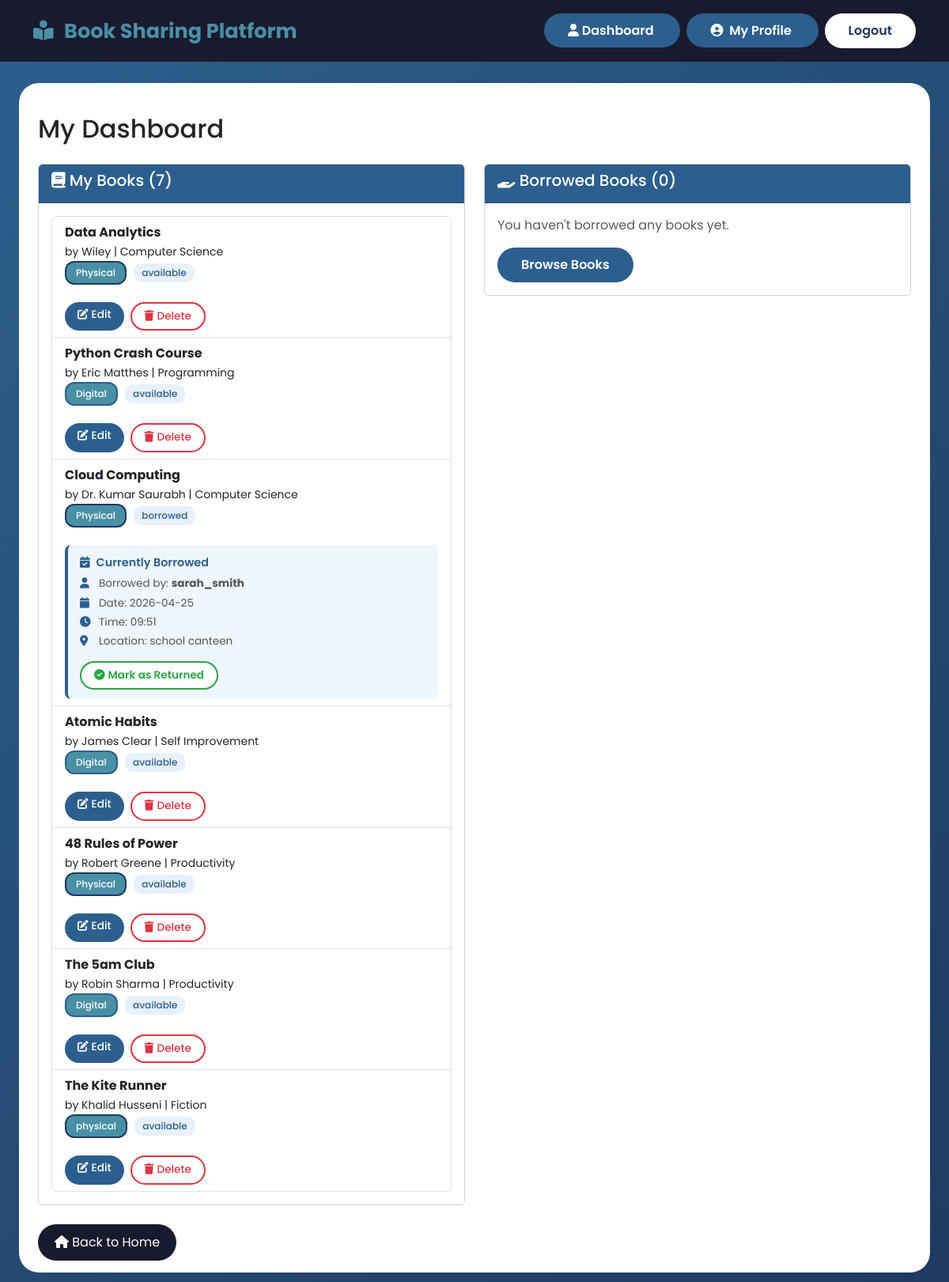
/dashboard (signed in), run on the app's committed database.
### tables this page shows
CREATE TABLE books (
    id INTEGER PRIMARY KEY AUTOINCREMENT,
    owner_id INTEGER NOT NULL,
    title TEXT NOT NULL,
    author TEXT NOT NULL,
    category TEXT NOT NULL,
    status TEXT DEFAULT 'available',
    location_notes TEXT,
    type TEXT NOT NULL,
    image_file TEXT, -- Added this to store "data.jpg", "python.webp", etc.
    file_path TEXT,
    added_date TIMESTAMP DEFAULT CURRENT_TIMESTAMP,
    FOREIGN KEY (owner_id) REFERENCES users (id)
);

CREATE TABLE borrow_requests (
    id INTEGER PRIMARY KEY AUTOINCREMENT,
    book_id INTEGER NOT NULL,
    borrower_id INTEGER NOT NULL,
    proposed_date TEXT,
    proposed_time TEXT,
    proposed_location TEXT,
    status TEXT DEFAULT 'pending',
    request_date TIMESTAMP DEFAULT CURRENT_TIMESTAMP,
    FOREIGN KEY (book_id) REFERENCES books (id),
    FOREIGN KEY (borrower_id) REFERENCES users (id)
);

CREATE TABLE users (
    id INTEGER PRIMARY KEY AUTOINCREMENT,
    username TEXT UNIQUE NOT NULL,
    email TEXT UNIQUE NOT NULL,
    password TEXT NOT NULL,
    role TEXT DEFAULT 'member',
    location TEXT,
    contact_info TEXT,
    created_at TIMESTAMP DEFAULT CURRENT_TIMESTAMP
);

### app.py (the view)
@app.route('/dashboard')
@login_required
def dashboard():
    conn = get_db_connection()
    my_books = conn.execute('''
    SELECT b.*,
           br.proposed_date, br.proposed_time, br.proposed_location,
           u.username as borrower_name
    FROM books b
    LEFT JOIN borrow_requests br ON br.book_id = b.id AND br.status = "accepted"
    LEFT JOIN users u ON br.borrower_id = u.id
    WHERE b.owner_id = ?
''', (current_user.id,)).fetchall()
    borrowed_books = conn.execute('''
        SELECT b.*, u.username as owner_name,
               br.proposed_date, br.proposed_time, br.proposed_location
        FROM borrow_transactions bt
        JOIN books b ON bt.book_id = b.id
        JOIN users u ON b.owner_id = u.id
        JOIN borrow_requests br ON bt.request_id = br.id
        WHERE bt.borrower_id = ? AND bt.status = "borrowed"
    ''', (current_user.id,)).fetchall()
    incoming_requests = conn.execute('''
        SELECT br.*, b.title as book_title, b.author as book_author,
               u.username as borrower_name
        FROM borrow_requests br
        JOIN books b ON br.book_id = b.id
        JOIN users u ON br.borrower_id = u.id
        WHERE b.owner_id = ? AND br.status IN ("pending", "alternative_suggested")
    ''', (current_user.id,)).fetchall()
    pending_alternatives = conn.execute('''
        SELECT br.*, b.title as book_title
        FROM borrow_requests br
        JOIN books b ON br.book_id = b.id
        WHERE br.borrower_id = ? AND br.status = "alternative_suggested"
''', (current_user.id,)).fetchall()
    conn.close()
    return render_template('dashboard.html',
                       my_books=my_books,
                       borrowed_books=borrowed_books,
                       incoming_requests=incoming_requests,
                       pending_alternatives=pending_alternatives)

### app.py (called while the page is built)
def get_db_connection():
    connection = sqlite3.connect('database.db')
    connection.row_factory = sqlite3.Row
    return connection

@login_manager.user_loader
def load_user(user_id):
    conn = get_db_connection()
    user = conn.execute('SELECT * FROM users WHERE id = ?', (user_id,)).fetchone()
    conn.close()
    if user:
        return User(user['id'], user['username'], user['email'], user['role'])
    return None

### templates/dashboard.html (shortened to what this page needs)
<!DOCTYPE html>
<html lang="en">
<head>
    <link href="https://cdn.jsdelivr.net/npm/bootstrap@5.3.0/dist/css/bootstrap.min.css" rel="stylesheet">
    <link rel="stylesheet" href="https://cdnjs.cloudflare.com/ajax/libs/font-awesome/6.4.0/css/all.min.css">
    <link rel="stylesheet" href="{{ url_for('static', filename='css/style.css') }}">
</head>
<body>
    <nav class="navbar navbar-expand-lg navbar-light">
        <div class="container">
            <a class="navbar-brand" href="{{ url_for('index') }}">
                <i class="fas fa-book-reader me-2"></i>
                Book Sharing Platform
            </a>
            <div>
                {% if current_user.is_authenticated %}
                <a href="{{ url_for('dashboard') }}" class="btn-login">
                    <i class="fas fa-user"></i> Dashboard
                </a>
                <a href="{{ url_for('profile') }}" class="btn-login ms-2">
                    <i class="fas fa-user-circle me-1"></i> My Profile
                </a>
                <a href="{{ url_for('logout') }}" class="btn btn-log ms-2">Logout</a>
                {% else %}
                <a href="{{ url_for('login') }}" class="btn-login">
                    <i class="fas fa-sign-in-alt"></i> Login
                </a>
                {% endif %}
            </div>
        </div>
    </nav>
    <section class="dashboard">
        <div class="dashboard-pg">
            <div class="container mt-4">
                <h2>My Dashboard</h2>
                <section class="book-sec">
                    <div class="row mt-4">
                        <div class="col-md-6">
                            <div class="card">
                                <div class="card-header">
                                    <h5><i class="fas fa-book"></i> My Books ({{ my_books|length }})</h5>
                                </div>
                                <div class="card-body">
                                    {% if my_books %}
                                    <ul class="list-group">
                                        {% for book in my_books %}
                                        <li class="list-group-item">
                                            <strong>{{ book['title'] }}</strong><br>
                                            <small>by {{ book['author'] }} | {{ book['category'] }}</small><br>
                                            <span class="book-type type-{{ book['type']|lower }}">{{ book['type']
                                                }}</span>
                                            <span class="status-badge">{{ book['status'] }}</span>
                                            {% if book['status']|lower == 'borrowed' %}
                                            <div class="exchange-details">
                                                <p class="exchange-title">
                                                    <i class="fas fa-calendar-check me-2"></i>Currently Borrowed
                                                </p>
                                                <p class="exchange-meta">
                                                    <i class="fas fa-user me-2"></i>Borrowed by: <strong>{{
                                                        book['borrower_name'] }}</strong>
                                                </p>
                                                <p class="exchange-meta">
                                                    <i class="fas fa-calendar me-2"></i>Date: {{ book['proposed_date']
                                                    }}
                                                </p>
                                                <p class="exchange-meta">
                                                    <i class="fas fa-clock me-2"></i>Time: {{ book['proposed_time'] }}
                                                </p>
                                                <p class="exchange-meta">
                                                    <i class="fas fa-map-marker-alt me-2"></i>Location: {{
                                                    book['proposed_location'] }}
                                                </p>
                                                {% if book['type']|lower == 'physical' %}
                                                <a href="{{ url_for('mark_returned', book_id=book['id']) }}"
                                                    class="btn-returned"
                                                    onclick="return confirm('Confirm that you received the book back?')">
                                                    <i class="fas fa-check-circle me-1"></i>Mark as Returned
                                                </a>
                                                {% endif %}
                                            </div>
                                            {% endif %}
                                            {% if book['status']|lower == 'available' %}
                                            <div class="book-actions">
                                                <a href="{{ url_for('edit_book', book_id=book['id']) }}"
                                                    class="btn-edit">
                                                    <i class="fas fa-edit me-1"></i>Edit
                                                </a>
                                                <a href="{{ url_for('delete_book', book_id=book['id']) }}"
                                                    class="btn-delete"
                                                    onclick="return confirm('Are you sure you want to delete this book?')">
                                                    <i class="fas fa-trash me-1"></i>Delete
                                                </a>
                                            </div>
                                            {% endif %}
                                        </li>
                                        {% endfor %}
                                    </ul>
                                    {% else %}
                                    <p class="text-muted">You haven't added any books yet.</p>
                                    <a href="{{ url_for('add_book') }}" class="btn btn-login">Add Your First Book</a>
                                    {% endif %}
                                </div>
                            </div>
                        </div>
                        <div class="col-md-6">
                            <div class="card">
                                <div class="card-header">
                                    <h5><i class="fas fa-hand-holding"></i> Borrowed Books ({{ borrowed_books|length }})
                                    </h5>
                                </div>
                                <div class="card-body">
                                    {% if borrowed_books %}
                                    <ul class="list-group">
                                        {% for book in borrowed_books %}
                                        <li class="list-group-item">
                                            <strong>{{ book['title'] }}</strong><br>
                                            <small>by {{ book['author'] }}</small><br>
                                            <small>Owner: <strong>{{ book['owner_name'] }}</strong></small>
                                            <div class="exchange-details">
                                                <p class="exchange-title">
                                                    <i class="fas fa-calendar-check me-2"></i>Exchange Details
                                                </p>
                                                <p class="exchange-meta">
                                                    <i class="fas fa-calendar me-2"></i>Date: {{ book['proposed_date']
                                                    }}
                                                </p>
                                                <p class="exchange-meta">
                                                    <i class="fas fa-clock me-2"></i>Time: {{ book['proposed_time'] }}
                                                </p>
                                                <p class="exchange-meta">
                                                    <i class="fas fa-map-marker-alt me-2"></i>Location: {{
                                                    book['proposed_location'] }}
                                                </p>
                                                {% if book['type']|lower == 'digital' %}
                                                <a href="{{ url_for('return_digital', book_id=book['id']) }}"
                                                    class="btn-returned"
                                                    onclick="return confirm('Mark this digital book as returned?')">
                                                    <i class="fas fa-undo me-1"></i>Mark as Returned
                                                </a>
                                                {% endif %}
                                            </div>
                                        </li>
                                        {% endfor %}
                                    </ul>
                                    {% else %}
                                    <p class="text-muted">You haven't borrowed any books yet.</p>
                                    <a href="{{ url_for('index') }}" class="btn btn-login">Browse Books</a>
                                    {% endif %}
                                </div>
                            </div>
                        </div>
                    </div>
                </section>
                <div class="mt-4">
                    <a href="{{ url_for('index') }}" class="btn btn-back-home">
                        <i class="fas fa-home"></i> Back to Home
                    </a>
                </div>
            </div>
        </div>
    </section>
</body>
</html>

### static/css/style.css (style rules this page uses)
:root { --primary-dark: #1a1a2e; --primary-blue: #2c5f8d; --accent-navy: #1e3a5f; --accent-teal: #4a90a4; }
* { margin: 0; padding: 0; box-sizing: border-box; }
body { font-family: 'Poppins', sans-serif; background: linear-gradient(135deg, #2c5f8d 0%, #1e3a5f 100%); }
.navbar { background: #1a1a2e; padding: 15px 0; }
.navbar-brand { font-weight: 700; font-size: 1.6rem; color: var(--accent-teal); }
.btn-login { background: var(--primary-blue); color: white; border: none; padding: 10px 30px; border-radius: 25px; font-weight: 600; text-decoration: none; }
.book-type { display: inline-block; padding: 4px 12px; border-radius: 12px; font-size: 0.75rem; font-weight: 500; margin-bottom: 12px; }
.type-physical { background-color: var(--accent-teal); color: #fff; border: 2px solid var(--accent-navy); }
.type-digital { background-color: var(--accent-teal); color: #fff; border: 2px solid var(--primary-blue); }
body { font-family: 'Poppins', sans-serif; background: linear-gradient(135deg, #2c5f8d 0%, #1e3a5f 100%); min-height: 100vh; padding: 0px 0; position: relative; overflow-x: hidden; }
.container { position: relative; z-index: 1; }
.btn-log { background-color: #fff; color: #1e3a5f; border: none; padding: 10px 30px; border-radius: 25px; font-weight: 600; text-decoration: none; }
.dashboard { background-color: #fff; border-radius: 25px; padding: 15px 12px; margin: 27px 24px; }
.card-header { background-color: #2c5f8d; color: #fff; border-radius: 20px; }
.btn-back-home { border-radius: 50px; background-color: #1a1a2e; color: #fff; padding: 10px 20px; }
.exchange-details { background: #f0f6ff; border-left: 4px solid var(--primary-blue); border-radius: 8px; padding: 12px 15px; margin-top: 10px; }
.exchange-title { font-weight: 600; color: var(--primary-blue); font-size: 0.9rem; margin-bottom: 6px; }
.exchange-meta { font-size: 0.85rem; color: #555; margin-bottom: 4px; }
.exchange-meta i { color: var(--primary-blue); width: 16px; }
.btn-returned { display: inline-block; margin-top: 10px; background: white; color: #28a745; border: 2px solid #28a745; padding: 6px 16px; border-radius: 20px; font-size: 0.85rem; font-weight: 600; text-decoration: none; transition: all 0.3s ease; }
.book-actions { display: flex; gap: 8px; margin-top: 10px; }
.btn-edit { background: var(--primary-blue); color: white; border: none; padding: 6px 16px; border-radius: 20px; font-size: 0.85rem; font-weight: 500; text-decoration: none; transition: all 0.3s ease; }
.btn-delete { background: white; color: #dc3545; border: 2px solid #dc3545; padding: 6px 16px; border-radius: 20px; font-size: 0.85rem; font-weight: 500; text-decoration: none; transition: all 0.3s ease; }
.status-badge { display: inline-block; padding: 3px 10px; border-radius: 10px; font-size: 0.75rem; font-weight: 500; background: #e8f0fb; color: var(--primary-blue); margin-left: 5px; }

### data on the page
books: title "Data Analytics", author "Wiley", category "Computer Science", type "Physical", status "available"
books: title "Python Crash Course", author "Eric Matthes", category "Programming", type "Digital", status "available"
borrow_requests: title "Cloud Computing", author "Dr. Kumar Saurabh", category "Computer Science", type "Physical", status "borrowed", borrower_name "sarah_smith", proposed_date "2026-04-25", proposed_time "09:51", proposed_location "school canteen"
books: title "Atomic Habits", author "James Clear", category "Self Improvement", type "Digital", status "available"
borrow_requests: title "48 Rules of Power", author "Robert Greene", category "Productivity", type "Physical", status "available"
books: title "The 5am Club", author "Robin Sharma", category "Productivity", type "Digital", status "available"
borrow_requests: title "The Kite Runner", author "Khalid Husseni", category "Fiction", type "physical", status "available"

### other printed values
{{ my_books|length }} "7"
{{ borrowed_books|length }} "0"
